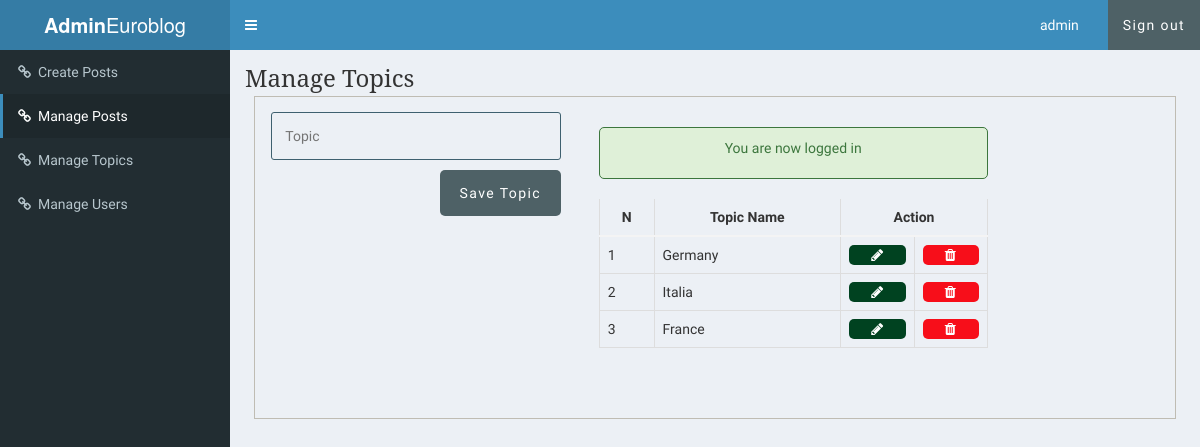
The page /admin/topics.php (signed in) on the database its author committed.
### tables this page shows
CREATE TABLE `topics` (
  `id` int(11) NOT NULL,
  `name` varchar(255) NOT NULL,
  `slug` varchar(255) NOT NULL
);

### admin/includes/admin_functions.php (called while the page is built, shortened)
<?php
$isEditingTopic = false;
$topic_name = "";
function getAllTopics() {
	global $conn;
	$sql = "SELECT * FROM topics";
	$result = mysqli_query($conn, $sql);
	$topics = mysqli_fetch_all($result, MYSQLI_ASSOC);
	return $topics;
}
?>

### admin/topics.php (the view, shortened to what this page needs)
<?php  include('../config.php'); ?>
<?php  include(ROOT_PATH . '/admin/includes/admin_functions.php'); ?>
<?php include(ROOT_PATH . '/admin/includes/head_section.php'); ?>
<?php $topics = getAllTopics();	?>
</head>
<body class="hold-transition skin-blue sidebar-mini">
<div class="wrapper">
  <header class="main-header">
    <a href="dashboard.php" class="logo">
      <span class="logo-lg"><b>Admin</b>Euroblog</span>
    </a>
    <nav class="navbar navbar-static-top" role="navigation">
      <a href="#" class="sidebar-toggle" data-toggle="push-menu" role="button">
      </a>
      <div class="navbar-custom-menu">
        <ul class="nav navbar-nav">
          <li class="dropdown user user-menu">
            <a href="dashboard.php" class="dropdown-toggle" data-toggle="dropdown">
              <span><?php echo $_SESSION['user']['username'] ?></span> &nbsp; &nbsp;
            </a>
          </li>
          <li>
          <a href="<?php echo BASE_URL . '/logout.php'; ?>" class="btn btn-flat">Sign out</a>
          </li>
        </ul>
      </div>
    </nav>
  </header>
  <aside class="main-sidebar">
    <section class="sidebar">
      <ul class="sidebar-menu" data-widget="tree">
        <li class="inactive">
          <a href="<?php echo BASE_URL . '/admin/create_post.php' ?>"><i class="fa fa-link"></i><span>Create Posts</span></a>
        </li>
        <li class="active">
          <?php if ($_SESSION['user']['username'] === 'admin'):?>
			    <a href="<?php echo BASE_URL . '/admin/posts.php' ?>"><i class="fa fa-link"></i><span>Manage Posts</span></a>
			    <?php endif ?>
        </li>
        <li class="inactive">
          <?php if ($_SESSION['user']['username'] === 'admin'):?>
			    <a href="<?php echo BASE_URL . '/admin/topics.php' ?>"><i class="fa fa-link"></i><span>Manage Topics</span></a>
			    <?php endif ?>
        </li>
        <li class="inactive">
        <a href="<?php echo BASE_URL . '/admin/users.php' ?>"><i class="fa fa-link"></i><span>Manage Users</span></a>
        </li>
      </ul>
    </section>
  </aside>
  <div class="content-wrapper">
    <section class="content-header">
      <h1>
        Manage Topics
      </h1>
    </section>
	<div class="container content">
		<div class="action">
			<form method="post" action="<?php echo BASE_URL . '/admin/topics.php'; ?>" >
				<input type="text" name="topic_name" value="<?php echo $topic_name; ?>" placeholder="Topic">
				<?php if ($isEditingTopic === true): ?>
					<button type="submit" class="btn" name="update_topic">UPDATE</button>
				<?php else: ?>
					<button type="submit" class="btn" name="create_topic">Save Topic</button>
				<?php endif ?>
			</form>
		</div>
		<div class="table-div">
			<?php include(ROOT_PATH . '/includes/messages.php') ?>
			<?php if (empty($topics)): ?>
				<h1>No topics in the database.</h1>
			<?php else: ?>
				<table class="table">
					<thead>
						<th>N</th>
						<th>Topic Name</th>
						<th colspan="2">Action</th>
					</thead>
					<tbody>
					<?php foreach ($topics as $key => $topic): ?>
						<tr>
							<td><?php echo $key + 1; ?></td>
							<td><?php echo $topic['name']; ?></td>
							<td>
								<a class="fa fa-pencil btn edit"
									href="topics.php?edit-topic=<?php echo $topic['id'] ?>">
								</a>
							</td>
							<td>
								<a class="fa fa-trash btn delete"
									href="topics.php?delete-topic=<?php echo $topic['id'] ?>">
								</a>
							</td>
						</tr>
					<?php endforeach ?>
					</tbody>
				</table>
			<?php endif ?>
		</div>
	</div>
</div>
</div>
</body>
</html>

### static/css/admin_style.css (style rules this page uses)
* { margin: 0px; padding: 0px; }
a { text-decoration: none; }
h1, h2, h3, h4, h5, h6 { font-family: 'Noto Serif', serif; }
form { width: 60%; margin: 5px auto; padding-bottom: 50px; }
form input[type=file], input[type=email], input[type=password], input[type=text], form select, form textarea { width: 100%; display: block; padding: 13px 13px; font-size: 1em; margin: 5px auto 10px; border-radius: 3px; box-sizing : border-box; background: transparent; border: 1px solid #3E606F; }
form button { float: right; margin-left: 24%; }
table { border-collapse: collapse; width: 70%; margin: 20px auto; }
th, td { padding: 8px; text-align: left; border: 1px solid #ddd; }
th { text-align: center; }
.btn { color: white; background: #4E6166; text-align: center; border: none; border-radius: 5px; display: block; letter-spacing: .1em; padding: 13px 20px; text-decoration: none; }
.container { width: 95%; margin: 5px auto 50px; border: 1px solid #BFBCB3; padding: 10px 0px 50px; }
.container:after { content: ""; display: block; clear: both; }
.container.content .action { width: 35%; float: left; text-align: center; }
.container.content .action form { width: 90%; }
.table-div { float: left; width: 47%; }
.table-div table { width: 90%; }
.table-div a.fa { color: white; padding: 3px; }
.table-div .edit { background: #004220; }
.table-div .delete { background: #F70E1A; }

### rows shown on the page
topics: name "Germany"
topics: name "Italia"
topics: name "France"

### other values the page prints
$_SESSION['user']['username'] "admin"
$_SESSION['message'] "You are now logged in"
